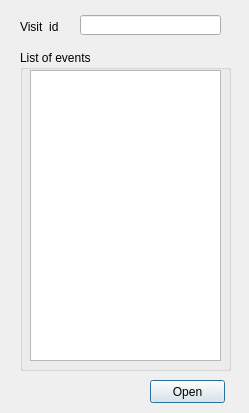
<?xml version="1.0" encoding="UTF-8"?>
<ui version="4.0">
 <class>load_profiles</class>
 <widget class="QDialog" name="load_profiles">
  <property name="geometry">
   <rect>
    <x>0</x>
    <y>0</y>
    <width>249</width>
    <height>413</height>
   </rect>
  </property>
  <property name="windowTitle">
   <string>Load profiles</string>
  </property>
  <widget class="QPushButton" name="btn_open">
   <property name="geometry">
    <rect>
     <x>150</x>
     <y>380</y>
     <width>75</width>
     <height>23</height>
    </rect>
   </property>
   <property name="text">
    <string>Open</string>
   </property>
  </widget>
  <widget class="QGroupBox" name="groupBox_2">
   <property name="geometry">
    <rect>
     <x>20</x>
     <y>50</y>
     <width>211</width>
     <height>321</height>
    </rect>
   </property>
   <property name="title">
    <string>List of events</string>
   </property>
   <widget class="QListWidget" name="tbl_list_event">
    <property name="geometry">
     <rect>
      <x>10</x>
      <y>20</y>
      <width>191</width>
      <height>291</height>
     </rect>
    </property>
   </widget>
  </widget>
  <widget class="QLineEdit" name="visit_id">
   <property name="geometry">
    <rect>
     <x>80</x>
     <y>15</y>
     <width>141</width>
     <height>20</height>
    </rect>
   </property>
  </widget>
  <widget class="QLabel" name="label">
   <property name="geometry">
    <rect>
     <x>20</x>
     <y>20</y>
     <width>47</width>
     <height>13</height>
    </rect>
   </property>
   <property name="text">
    <string>Visit_id</string>
   </property>
  </widget>
 </widget>
 <resources/>
 <connections/>
</ui>
